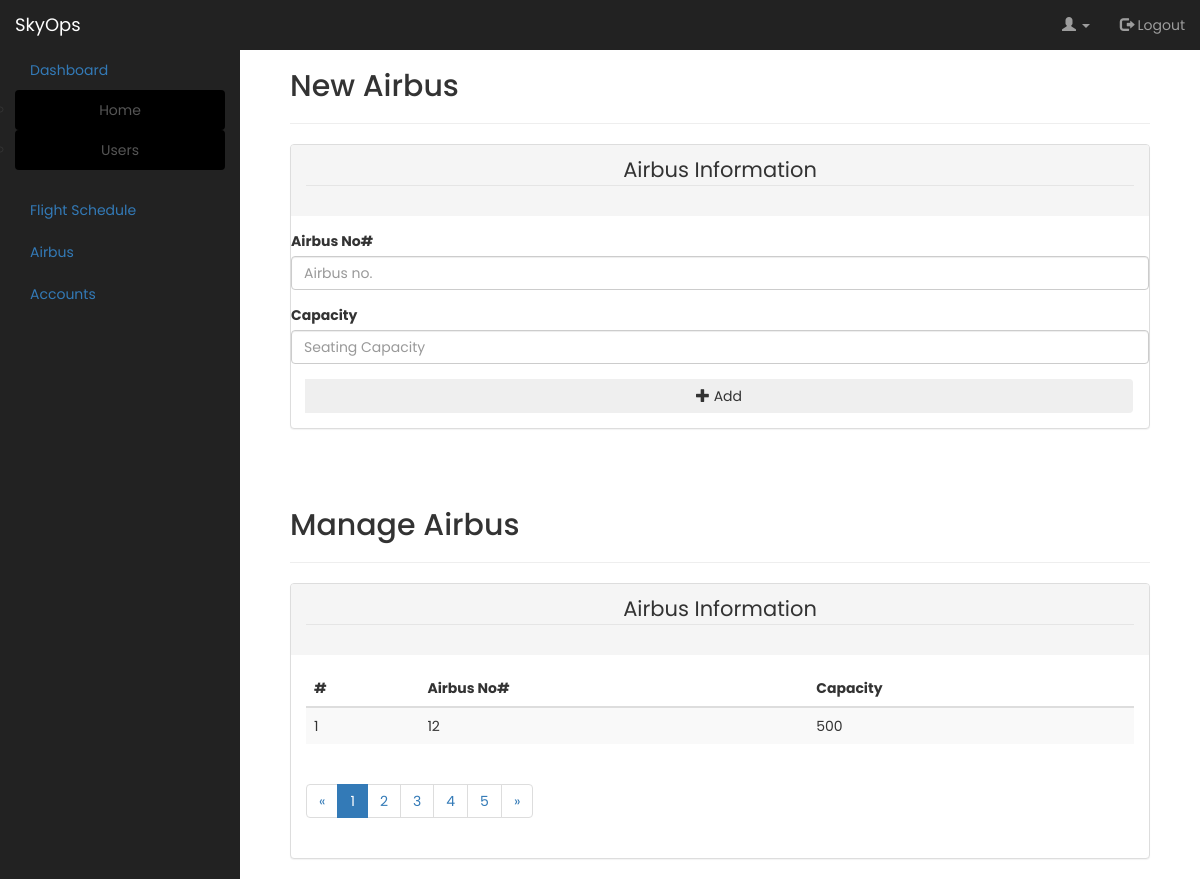
Page /newairbus/ (signed in) on the earlier database version.
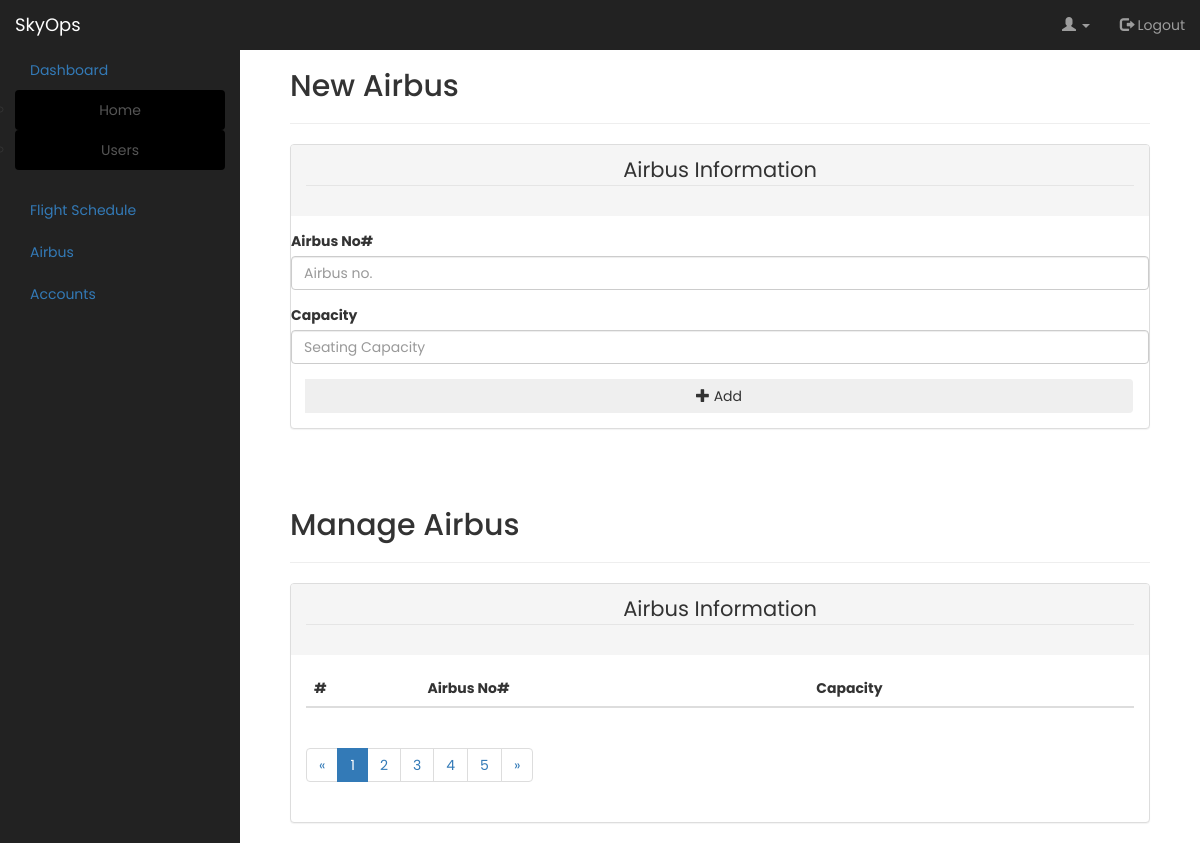
Same page on the later database version.
### airline_management/models.py (models this page shows, shortened)
class Airbus(models.Model):
    airbus_no = models.IntegerField(unique=True)
    capacity = models.PositiveIntegerField()

### airline_management/views.py (the view)
# urls.py: path('newairbus/',newairbus,name='newairbus'),
@login_required
def newairbus(request):
    airbuses = Airbus.objects.all()
    return render(request, 'newairbus.html', {'airbuses': airbuses})

### airline_management/templates/newAirbus.html (shortened to what the changed rows need)
{% load static %}
<!DOCTYPE HTML>
<html>
	<head>
		<link rel="stylesheet" href="https://maxcdn.bootstrapcdn.com/bootstrap/3.3.7/css/bootstrap.min.css">
		<link rel="stylesheet" href="https://cdnjs.cloudflare.com/ajax/libs/font-awesome/4.7.0/css/font-awesome.min.css">
		<link rel="stylesheet" href="{% static 'css/mycss.css' %}">
	</head>
	<body data-spy="scroll" data-target="#myscroll">
			<div id="#myscroll" class="container" style="margin-left: 0;margin-top: 5rem; float: right; width:80%; padding: 0 5rem 0 5rem">
				<h2>New Airbus</h2>
				<div  style="width: 100%">
	                 <br>
	                 <br>
	                 <h2>Manage Airbus</h2>
	                 <div class="panel-group">
					  	<div class="panel panel-default">
					    	<div class="panel-body">
					    		<table class="table table-striped table-hover">
								    <thead>
									    <tr>
									    	<th>#</th>
									        <th>Airbus No#</th>
									        <th>Capacity</th>
									    </tr>
								    </thead>
								    <tbody>
									    <tbody>
											{% for airbus in airbuses %}
											<tr>
												<td>{{ forloop.counter }}</td>
												<td>{{ airbus.airbus_no }}</td>
												<td>{{ airbus.capacity }}</td>
											</tr>
											{% endfor %}
										</tbody>
								    </tbody>
							  	</table>
				             		</div>
				             	</div>
				             </div>
				         </div>
				     </div>
	</body>
</html>

Differences in the rows shown:
removed Airbus: airbus_no "12", capacity "500"
